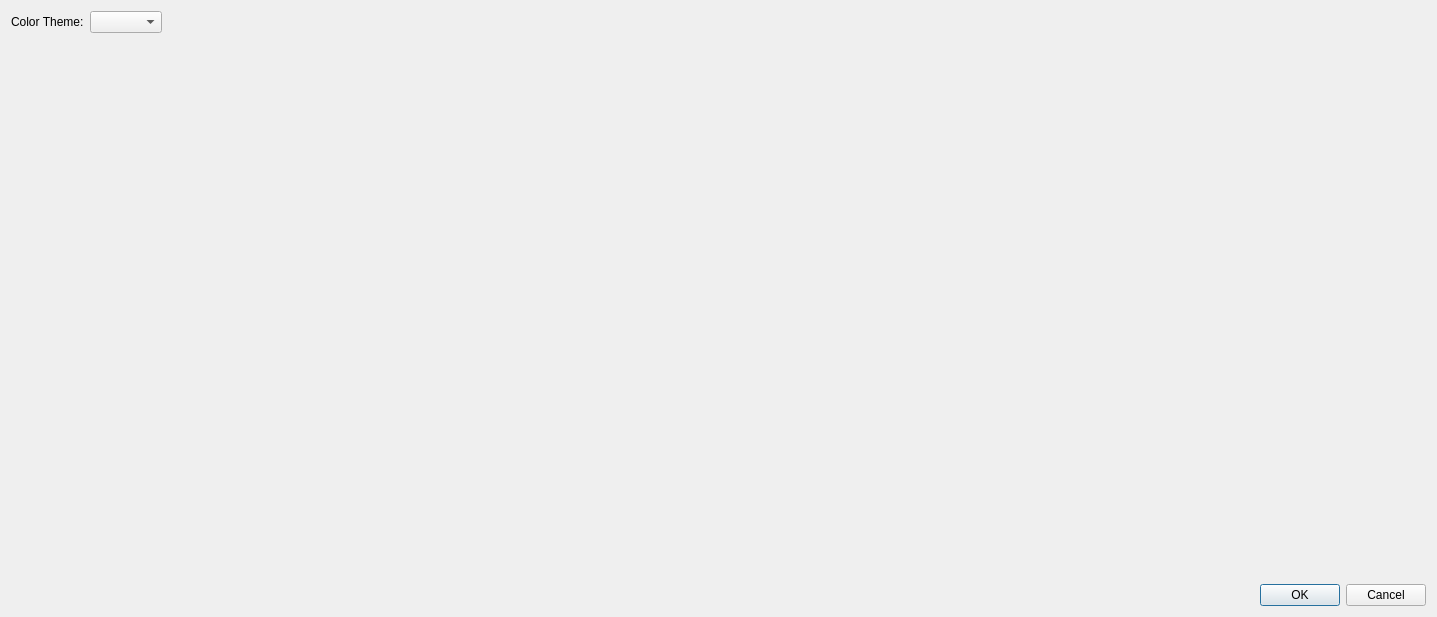
<?xml version="1.0" encoding="UTF-8"?>
<ui version="4.0">
 <class>ColorThemeEditDialog</class>
 <widget class="QDialog" name="ColorThemeEditDialog">
  <property name="geometry">
   <rect>
    <x>0</x>
    <y>0</y>
    <width>1437</width>
    <height>617</height>
   </rect>
  </property>
  <property name="windowTitle">
   <string>Dialog</string>
  </property>
  <layout class="QHBoxLayout" name="horizontalLayout_3">
   <item>
    <layout class="QVBoxLayout" name="verticalLayout_3">
     <item>
      <layout class="QVBoxLayout" name="verticalLayout_2">
       <item>
        <layout class="QHBoxLayout" name="horizontalLayout_2">
         <item>
          <widget class="QLabel" name="label">
           <property name="text">
            <string>Color Theme:</string>
           </property>
          </widget>
         </item>
         <item>
          <widget class="ColorThemeComboBox" name="colorComboBox"/>
         </item>
         <item>
          <spacer name="horizontalSpacer">
           <property name="orientation">
            <enum>Qt::Horizontal</enum>
           </property>
           <property name="sizeHint" stdset="0">
            <size>
             <width>40</width>
             <height>20</height>
            </size>
           </property>
          </spacer>
         </item>
        </layout>
       </item>
       <item>
        <layout class="QHBoxLayout" name="horizontalLayout">
         <item>
          <widget class="ColorThemeListView" name="colorThemeListView" native="true">
           <property name="sizePolicy">
            <sizepolicy hsizetype="Minimum" vsizetype="Preferred">
             <horstretch>0</horstretch>
             <verstretch>0</verstretch>
            </sizepolicy>
           </property>
           <property name="minimumSize">
            <size>
             <width>400</width>
             <height>400</height>
            </size>
           </property>
          </widget>
         </item>
         <item>
          <layout class="QVBoxLayout" name="colorPickerAndPreviewLayout">
           <item>
            <widget class="ColorPicker" name="colorPicker" native="true">
             <property name="sizePolicy">
              <sizepolicy hsizetype="Minimum" vsizetype="Minimum">
               <horstretch>0</horstretch>
               <verstretch>0</verstretch>
              </sizepolicy>
             </property>
             <property name="minimumSize">
              <size>
               <width>0</width>
               <height>0</height>
              </size>
             </property>
            </widget>
           </item>
          </layout>
         </item>
        </layout>
       </item>
      </layout>
     </item>
     <item>
      <widget class="QDialogButtonBox" name="buttonBox">
       <property name="orientation">
        <enum>Qt::Horizontal</enum>
       </property>
       <property name="standardButtons">
        <set>QDialogButtonBox::Cancel|QDialogButtonBox::Ok</set>
       </property>
      </widget>
     </item>
    </layout>
   </item>
  </layout>
 </widget>
 <customwidgets>
  <customwidget>
   <class>ColorPicker</class>
   <extends>QWidget</extends>
   <header>widgets/ColorPicker.h</header>
   <container>1</container>
  </customwidget>
  <customwidget>
   <class>ColorThemeListView</class>
   <extends>QWidget</extends>
   <header>widgets/ColorThemeListView.h</header>
   <container>1</container>
  </customwidget>
  <customwidget>
   <class>ColorThemeComboBox</class>
   <extends>QComboBox</extends>
   <header>widgets/ColorThemeComboBox.h</header>
  </customwidget>
 </customwidgets>
 <resources/>
 <connections>
  <connection>
   <sender>buttonBox</sender>
   <signal>accepted()</signal>
   <receiver>ColorThemeEditDialog</receiver>
   <slot>accept()</slot>
   <hints>
    <hint type="sourcelabel">
     <x>248</x>
     <y>254</y>
    </hint>
    <hint type="destinationlabel">
     <x>157</x>
     <y>274</y>
    </hint>
   </hints>
  </connection>
  <connection>
   <sender>buttonBox</sender>
   <signal>rejected()</signal>
   <receiver>ColorThemeEditDialog</receiver>
   <slot>reject()</slot>
   <hints>
    <hint type="sourcelabel">
     <x>316</x>
     <y>260</y>
    </hint>
    <hint type="destinationlabel">
     <x>286</x>
     <y>274</y>
    </hint>
   </hints>
  </connection>
 </connections>
</ui>
